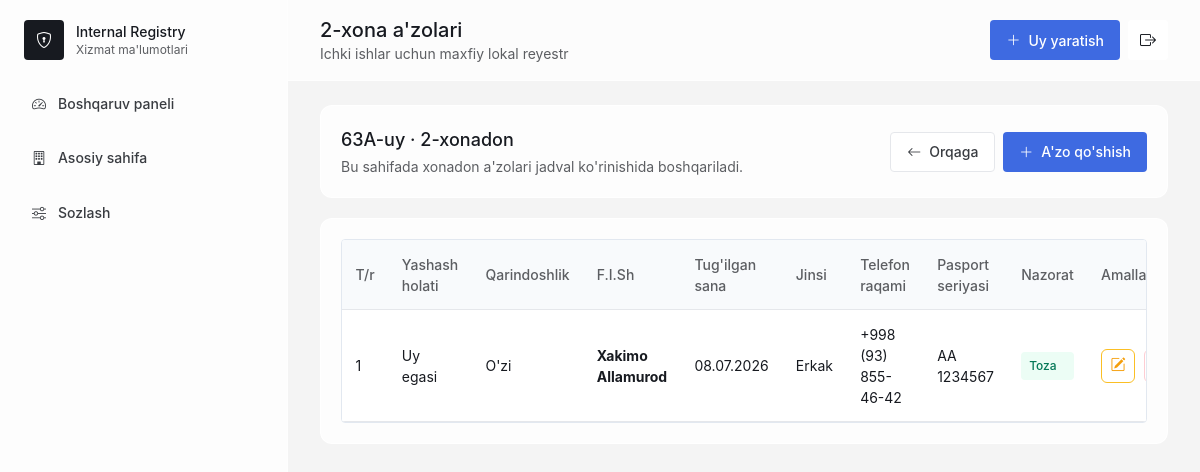
/settings/rooms/112/residents/ (signed in), run on an earlier commit of the app's database.
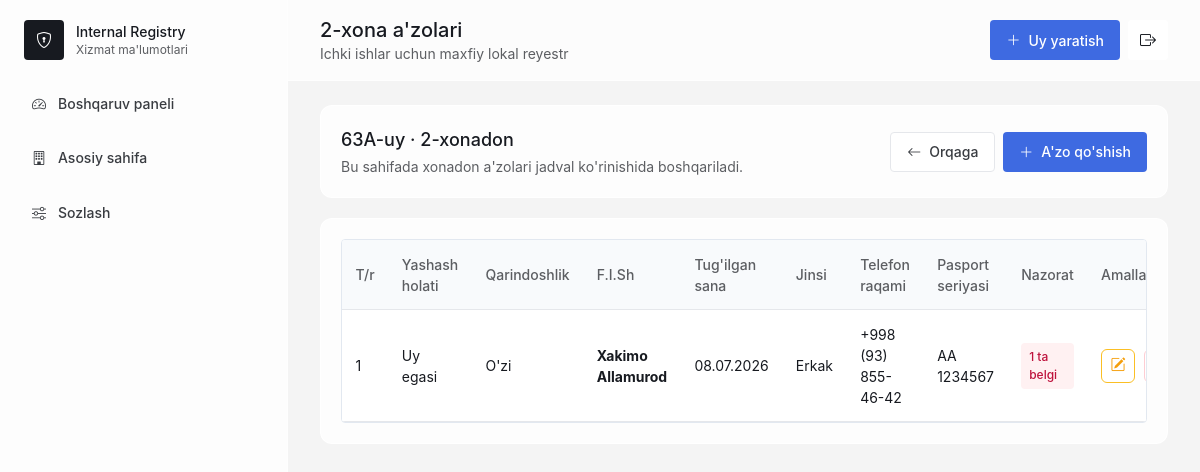
And on a later commit of the database.
### registry/models.py (models this page shows, shortened)
class Resident(models.Model):
    LIVING_STATUS_CHOICES = [
        ("owner", "Uy egasi"),
        ("tenant", "Ijarada yashovchi"),
        ("member", "A'zo"),
    ]
    RELATIONSHIP_CHOICES = [
        ("self", "O'zi"),
        ("son", "O'g'il"),
        ("daughter", "Qiz"),
        ("mother", "Ona"),
        ("brother", "Akasi"),
        ("sister", "Opasi"),
        ("friend", "Do'sti"),
        ("other", "Boshqa"),
    ]
    GENDER_CHOICES = [("male", "Erkak"), ("female", "Ayol"), ("other", "Boshqa")]
    SOCIAL_CONCLUSION_PROVIDER_CHOICES = [
        ("mayor_assistant", "Hokim yordamchisi"),
        ("women_activist", "Xotin-qizlar faoli"),
        ("prevention_inspector", "Profilaktika inspektori"),
        ("youth_leader", "Yoshlar yetakchisi"),
        ("social_protection", "Ijtimoiy himoya vakili"),
        ("tax_inspector", "Soliq inspektori"),
    ]
    room = models.ForeignKey(Room, related_name="residents", on_delete=models.CASCADE)
    photo = models.FileField(upload_to="residents/", blank=True, null=True)
    living_status = models.CharField(max_length=20, choices=LIVING_STATUS_CHOICES, default="owner")
    has_rental_contract = models.BooleanField(default=False)
    rental_contract_file = models.FileField(upload_to="resident_documents/", blank=True, null=True)
    has_temporary_registration = models.BooleanField(default=False)
    temporary_registration_file = models.FileField(upload_to="resident_documents/", blank=True, null=True)
    daily_rental_guest_home = models.BooleanField(default=False)
    has_origin_neighborhood_conclusion = models.BooleanField(default=False)
    origin_neighborhood_conclusion_note = models.TextField(blank=True)
    relationship = models.CharField(max_length=30, choices=RELATIONSHIP_CHOICES, default="other")
    fullname = models.CharField(max_length=180)
    phone = models.CharField(max_length=40, blank=True)
    passport = models.CharField(max_length=40, blank=True)
    pinfl = models.CharField(max_length=20, blank=True)
    birth_date = models.DateField(blank=True, null=True)
    gender = models.CharField(max_length=20, choices=GENDER_CHOICES, blank=True)
    is_working = models.BooleanField(default=False)
    occupation = models.CharField(max_length=120, blank=True)
    workplace = models.CharField(max_length=180, blank=True)
    is_studying = models.BooleanField(default=False)
    education = models.CharField(max_length=120, blank=True)
    has_violation = models.BooleanField(default=False)
    violation_description = models.TextField(blank=True)
    violation_date = models.DateField(blank=True, null=True)
    officer_name = models.CharField(max_length=150, blank=True)
    notes = models.TextField(blank=True)
    long_abroad = models.BooleanField(default=False)
    abroad_country = models.CharField(max_length=120, blank=True)
    abroad_year = models.PositiveIntegerField(blank=True, null=True)
    abroad_duration = models.CharField(max_length=120, blank=True)
    abroad_reason = models.TextField(blank=True)
    previously_convicted = models.BooleanField(default=False)
    conviction_year = models.PositiveIntegerField(blank=True, null=True)
    conviction_article = models.CharField(max_length=80, blank=True)
    conviction_part = models.CharField(max_length=80, blank=True)
    conviction_note = models.TextField(blank=True)
    penal_institution = models.BooleanField(default=False)
    penal_institution_location = models.CharField(max_length=180, blank=True)
    penal_institution_note = models.TextField(blank=True)
    probation = models.BooleanField(default=False)
    probation_start_year = models.PositiveIntegerField(blank=True, null=True)
    probation_end_year = models.PositiveIntegerField(blank=True, null=True)
    probation_article = models.CharField(max_length=80, blank=True)
    probation_part = models.CharField(max_length=80, blank=True)
    probation_note = models.TextField(blank=True)
    administrative_supervision = models.BooleanField(default=False)
    administrative_supervision_start_year = models.PositiveIntegerField(blank=True, null=True)
    administrative_supervision_end_year = models.PositiveIntegerField(blank=True, null=True)
    preventive_register = models.BooleanField(default=False)
    preventive_register_start_year = models.PositiveIntegerField(blank=True, null=True)
    preventive_register_end_year = models.PositiveIntegerField(blank=True, null=True)
    preventive_register_date = models.DateField(blank=True, null=True)
    preventive_register_article = models.CharField(max_length=180, blank=True)
    preventive_register_part = models.CharField(max_length=80, blank=True)
    preventive_register_note = models.TextField(blank=True)
    deo_register = models.BooleanField(default=False)
    deo_start_year = models.PositiveIntegerField(blank=True, null=True)
    deo_end_year = models.PositiveIntegerField(blank=True, null=True)
    deo_article = models.CharField(max_length=80, blank=True)
    deo_part = models.CharField(max_length=80, blank=True)
    deo_note = models.TextField(blank=True)
    alcohol_addiction = models.BooleanField(default=False)
    alcohol_addiction_note = models.TextField(blank=True)
    troubled_family = models.BooleanField(default=False)
    troubled_family_note = models.TextField(blank=True)
    mental_health_register = models.BooleanField(default=False)
    disability_register = models.BooleanField(default=False)
    hunting_weapon = models.BooleanField(default=False)
    weapon_count = models.PositiveIntegerField(blank=True, null=True)
    weapon_model = models.CharField(max_length=180, blank=True)
    drug_addiction_register = models.BooleanField(default=False)
    drug_addiction_since = models.CharField(max_length=120, blank=True)
    needs_social_assistance = models.BooleanField(default=False)
    social_assistance_note = models.TextField(blank=True)
    security_panel_connected = models.BooleanField(default=False)
    has_complaints = models.BooleanField(default=False)
    complaint_count = models.PositiveIntegerField(blank=True, null=True)
    complaint_notes = models.JSONField(default=list, blank=True)
    social_conclusion = models.BooleanField(default=False)
    social_conclusion_provider = models.CharField(
        max_length=40,
        choices=SOCIAL_CONCLUSION_PROVIDER_CHOICES,
        blank=True,
    )
    social_conclusion_file = models.FileField(upload_to="resident_documents/", blank=True, null=True)
    social_conclusion_note = models.TextField(blank=True)
    joint_conclusion = models.BooleanField(default=False)
    joint_conclusion_file = models.FileField(upload_to="resident_documents/", blank=True, null=True)
    joint_conclusion_note = models.TextField(blank=True)
    created_at = models.DateTimeField(auto_now_add=True)
    class Meta:
        ordering = ["fullname"]

### registry/views.py (the view)
# urls.py: path("settings/rooms/<int:pk>/residents/", login_required(views.settings_room_residents), name="settings_room_residents"),
def settings_room_residents(request, pk):
    room = get_object_or_404(Room.objects.select_related("house"), pk=pk)
    residents = room.residents.all()
    supervision_fields = [
        "has_violation",
        "long_abroad",
        "previously_convicted",
        "penal_institution",
        "probation",
        "administrative_supervision",
        "preventive_register",
        "alcohol_addiction",
        "troubled_family",
        "mental_health_register",
        "disability_register",
        "hunting_weapon",
        "drug_addiction_register",
        "needs_social_assistance",
        "has_complaints",
        "social_conclusion",
    ]
    for resident in residents:
        resident.supervision_count = sum(1 for field in supervision_fields if getattr(resident, field))
    return render(
        request,
        "registry/settings_residents.html",
        {
            "page_title": f"{room.room_number}-xona a'zolari",
            "room": room,
            "residents": residents,
        },
    )

### registry/templates/registry/settings_residents.html (shortened to what this page needs)
{% extends "registry/base.html" %}
{% block content %}
<section class="panel mb-5">
    <div class="flex flex-col justify-between gap-4 md:flex-row md:items-center">
        <div>
            <h2>{{ room.house.house_number }}-uy · {{ room.room_number }}-xonadon</h2>
            <p class="mt-1 text-sm text-[#5C5E62]">Bu sahifada xonadon a'zolari jadval ko'rinishida boshqariladi.</p>
        </div>
        <div class="flex flex-wrap gap-2">
            <a class="btn-secondary" href="{% url 'registry:settings_house_rooms' room.house.pk %}"><i class="bi bi-arrow-left"></i> Orqaga</a>
            <a class="btn-primary" href="{% url 'registry:resident_create' room.pk %}"><i class="bi bi-plus-lg"></i> A'zo qo'shish</a>
        </div>
    </div>
</section>
<section class="panel">
    <div class="overflow-x-auto rounded border border-slate-200 bg-white">
        <table class="member-table">
            <thead>
                <tr>
                    <th>T/r</th>
                    <th>Yashash holati</th>
                    <th>Qarindoshlik</th>
                    <th>F.I.Sh</th>
                    <th>Tug'ilgan sana</th>
                    <th>Jinsi</th>
                    <th>Telefon raqami</th>
                    <th>Pasport seriyasi</th>
                    <th>Nazorat</th>
                    <th class="text-center">Amallar</th>
                </tr>
            </thead>
            <tbody>
                {% for resident in residents %}
                <tr>
                    <td>{{ forloop.counter }}</td>
                    <td>{{ resident.get_living_status_display }}</td>
                    <td>{{ resident.get_relationship_display }}</td>
                    <td><strong>{{ resident.fullname }}</strong></td>
                    <td>{{ resident.birth_date|date:"d.m.Y"|default:"-" }}</td>
                    <td>{{ resident.get_gender_display|default:"-" }}</td>
                    <td>{{ resident.phone|default:"-" }}</td>
                    <td>{{ resident.passport|default:"-" }}</td>
                    <td>
                        {% if resident.supervision_count %}
                            <span class="table-badge danger">{{ resident.supervision_count }} ta belgi</span>
                        {% else %}
                            <span class="table-badge good">Toza</span>
                        {% endif %}
                    </td>
                    <td>
                        <div class="table-actions">
                            <a class="icon-action edit" title="Tahrirlash" aria-label="Tahrirlash" href="{% url 'registry:resident_edit' resident.pk %}"><i class="bi bi-pencil-square"></i></a>
                            <form method="post" action="{% url 'registry:resident_delete' resident.pk %}?next=settings" data-swal-delete="Bu a'zoni o'chirishni tasdiqlaysizmi?">
                                <button class="icon-action delete" title="O'chirish" aria-label="O'chirish"></button>
                            </form>
                        </div>
                    </td>
                </tr>
                {% empty %}
                <tr><td colspan="10" class="text-center text-[#5C5E62]">Bu xonadonda hali a'zo yo'q.</td></tr>
                {% endfor %}
            </tbody>
        </table>
    </div>
</section>
{% endblock %}

What changed in the data, as far as the page shows it:
changed Resident "Uy egasi": supervision_count (not shown) → "1"; text "Toza" → "ta belgi"
